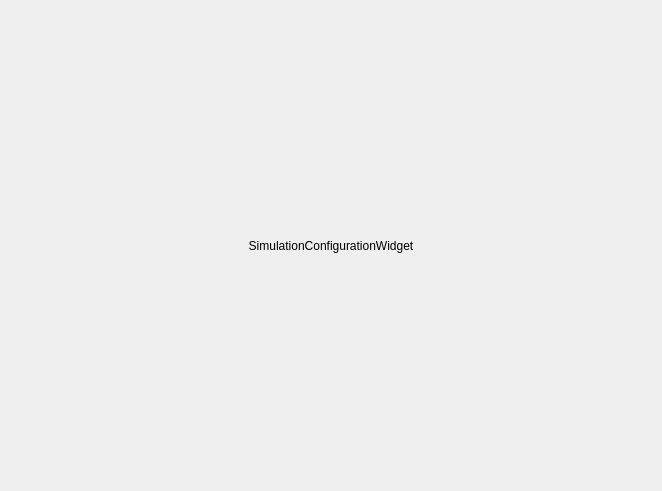
<?xml version="1.0" encoding="UTF-8"?>
<ui version="4.0">
 <class>SimulationConfigurationWidget</class>
 <widget class="QWidget" name="SimulationConfigurationWidget">
  <property name="geometry">
   <rect>
    <x>0</x>
    <y>0</y>
    <width>662</width>
    <height>491</height>
   </rect>
  </property>
  <property name="windowTitle">
   <string>Form</string>
  </property>
  <layout class="QVBoxLayout" name="verticalLayout">
   <item>
    <widget class="QLabel" name="label">
     <property name="text">
      <string>SimulationConfigurationWidget</string>
     </property>
     <property name="alignment">
      <set>Qt::AlignCenter</set>
     </property>
    </widget>
   </item>
  </layout>
 </widget>
 <resources/>
 <connections/>
</ui>
